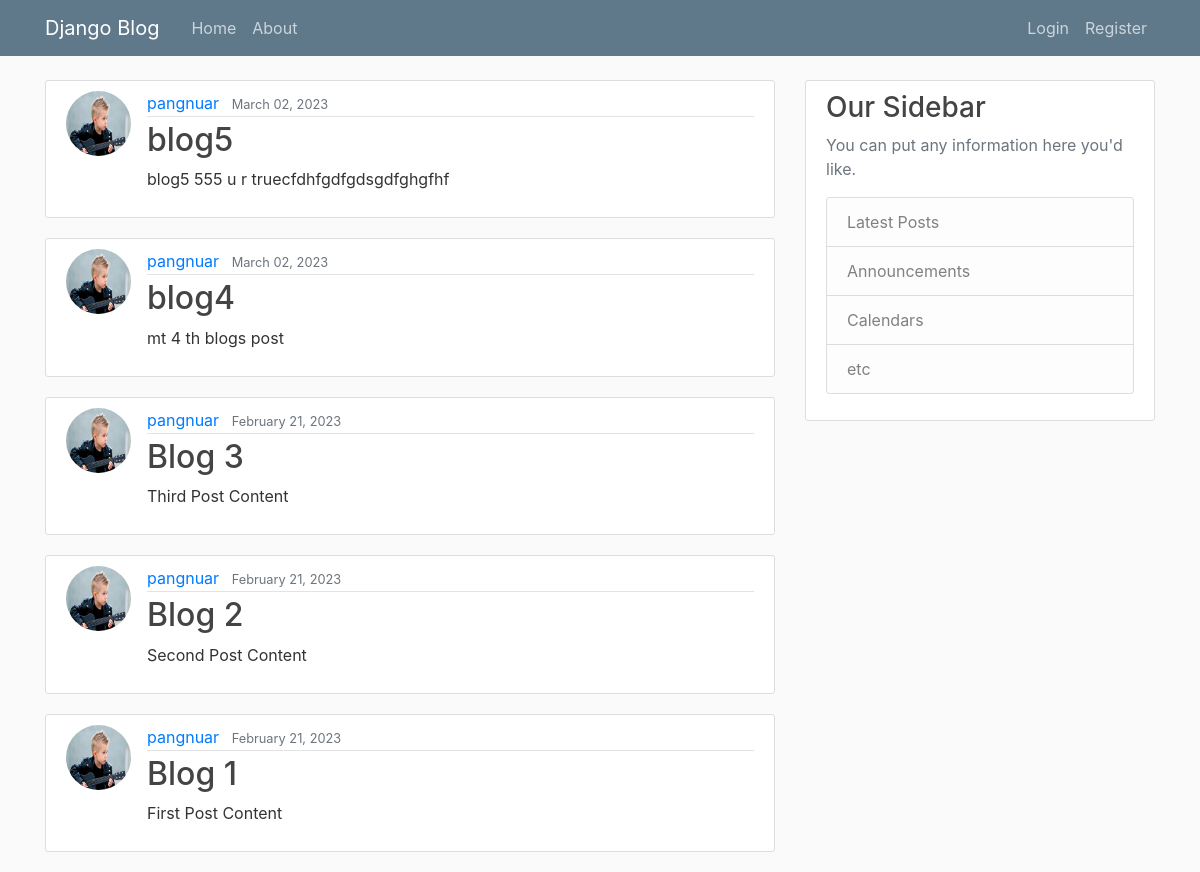
The page / on the database its author committed.
### TestApp/models.py (models this page shows, shortened)
class Post(models.Model):
    title = models.CharField(max_length=100)
    content = models.TextField()
    date_posted = models.DateTimeField(default=timezone.now)
    author = models.ForeignKey(User,on_delete=models.CASCADE)

### users/models.py (models this page shows, shortened)
class Profile(models.Model):
    user = models.OneToOneField(User, on_delete=models.CASCADE)
    image = models.ImageField(default='default.jpg',upload_to='profile_pics')

### TestApp/views.py (the view)
# urls.py: path('', PostListView.as_view(), name="home"),
class PostListView(ListView):
    model = Post
    template_name = 'testapp/home.html' # <app>/<model>_<view type>,html
    context_object_name = 'posts'
    ordering = ['-date_posted']
    paginate_by = 5

### TestApp/templates/testapp/home.html (shortened to what this page needs)
{% extends "testapp/base.html" %}
{% block content %}
    {% for post in posts %}
    <article class="media content-section">
      <img src="{{ post.author.profile.image.url }}" class="rounded-circle article-img">
        <div class="media-body">
          <div class="article-metadata">
            <a class="mr-2" href="{% url 'user-posts' post.author.username %}">{{ post.author }}</a>
            <small class="text-muted">{{ post.date_posted|date:"F d, Y" }}</small>
          </div>
          <h2><a class="article-title" href="{% url 'post-detail' post.id %}">{{ post.title }}</a></h2>
          <p class="article-content">{{ post.content }}</p>
        </div>
      </article>
    {% endfor %}
{% endblock content %}

### TestApp/templates/testapp/base.html (shortened to what this page needs)
{% load static %}
<!DOCTYPE html>
<html>
<head>
    <link rel="stylesheet" href="https://maxcdn.bootstrapcdn.com/bootstrap/4.0.0/css/bootstrap.min.css">
    <link rel="stylesheet" type="text/css" href="{% static 'testapp/main.css' %}">
</head>
<body>
    <header class="site-header">
      <nav class="navbar navbar-expand-md navbar-dark bg-steel fixed-top">
        <div class="container">
          <a class="navbar-brand mr-4" href="{% url 'home' %}">Django Blog</a>
          <div class="collapse navbar-collapse" id="navbarToggle">
            <div class="navbar-nav mr-auto">
              <a class="nav-item nav-link" href="{% url 'home' %}">Home</a>
              <a class="nav-item nav-link" href="{% url 'about' %}">About</a>
            </div>
            <div class="navbar-nav">
              {% if user.is_authenticated %}
              <a class="nav-item nav-link" href="{% url 'post-create' %}">New Post</a>
                <a class="nav-item nav-link" href="{% url 'profile' %}">Profile</a>
                <a class="nav-item nav-link" href="{% url 'logout' %}">Logout</a>
              {% else %}
                <a class="nav-item nav-link" href="{% url 'login' %}">Login</a>
                <a class="nav-item nav-link" href="{% url 'register' %}">Register</a>
              {% endif %}
            </div>
          </div>
        </div>
      </nav>
    </header>
    <main role="main" class="container">
      <div class="row">
        <div class="col-md-8">
          {% block content %}{% endblock %}
        </div>
        <div class="col-md-4">
          <div class="content-section">
            <h3>Our Sidebar</h3>
            <p class='text-muted'>You can put any information here you'd like.
              <ul class="list-group">
                <li class="list-group-item list-group-item-light">Latest Posts</li>
                <li class="list-group-item list-group-item-light">Announcements</li>
                <li class="list-group-item list-group-item-light">Calendars</li>
                <li class="list-group-item list-group-item-light">etc</li>
              </ul>
            </p>
          </div>
        </div>
      </div>
    </main>
</body>
</html>

### TestApp/static/testapp/main.css (style rules this page uses)
body { background: #fafafa; color: #333333; margin-top: 5rem; }
h1, h2, h3, h4, h5, h6 { color: #444444; }
ul { margin: 0; }
.bg-steel { background-color: #5f788a; }
.site-header .navbar-nav .nav-link { color: #cbd5db; }
.content-section { background: #ffffff; padding: 10px 20px; border: 1px solid #dddddd; border-radius: 3px; margin-bottom: 20px; }
.article-title { color: #444444; }
.article-content { white-space: pre-line; }
.article-img { height: 65px; width: 65px; margin-right: 16px; }
.article-metadata { padding-bottom: 1px; margin-bottom: 4px; border-bottom: 1px solid #e3e3e3 }

### rows shown on the page
Post: author.profile.image (picture), author "pangnuar", date_posted "March 02, 2023", title "blog5", content "blog5 555 u r truecfdhfgdfgdsgdfghgfhf"
Post: author.profile.image (picture), author "pangnuar", date_posted "March 02, 2023", title "blog4", content "mt 4 th blogs post"
Post: author.profile.image (picture), author "pangnuar", date_posted "February 21, 2023", title "Blog 3", content "Third Post Content"
Post: author.profile.image (picture), author "pangnuar", date_posted "February 21, 2023", title "Blog 2", content "Second Post Content"
Post: author.profile.image (picture), author "pangnuar", date_posted "February 21, 2023", title "Blog 1", content "First Post Content"
